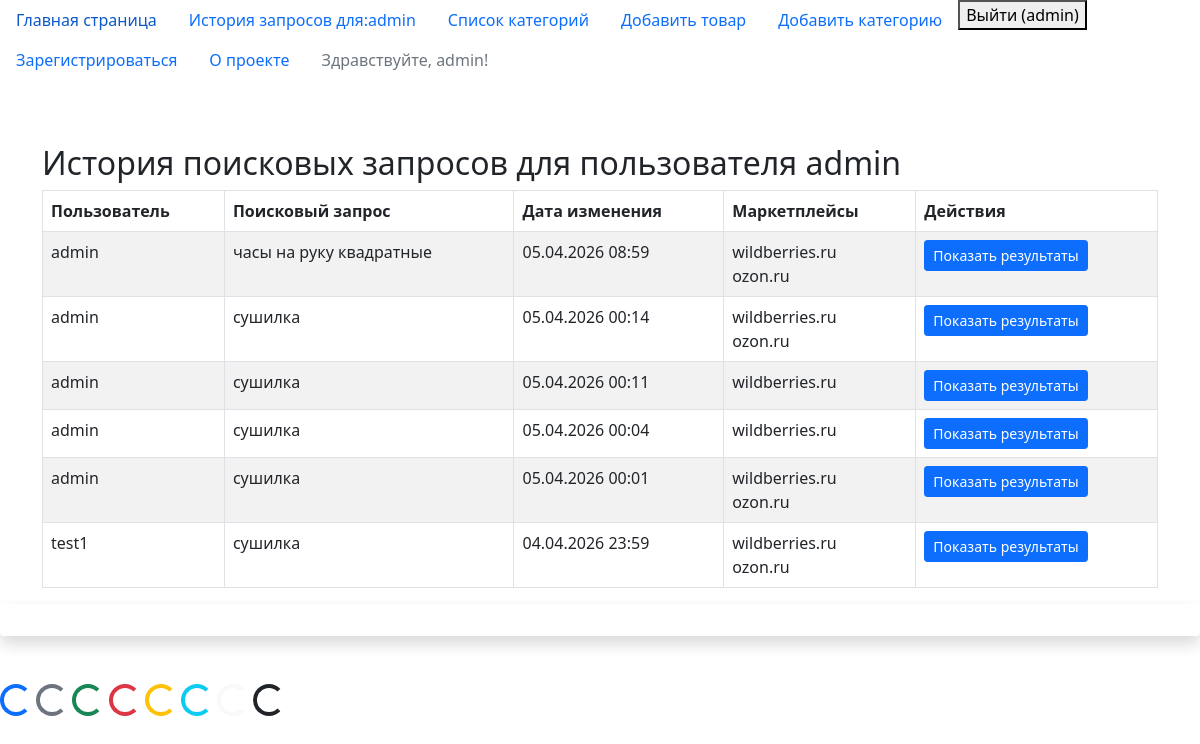
/query_list/ (signed in), run on an earlier commit of the app's database.
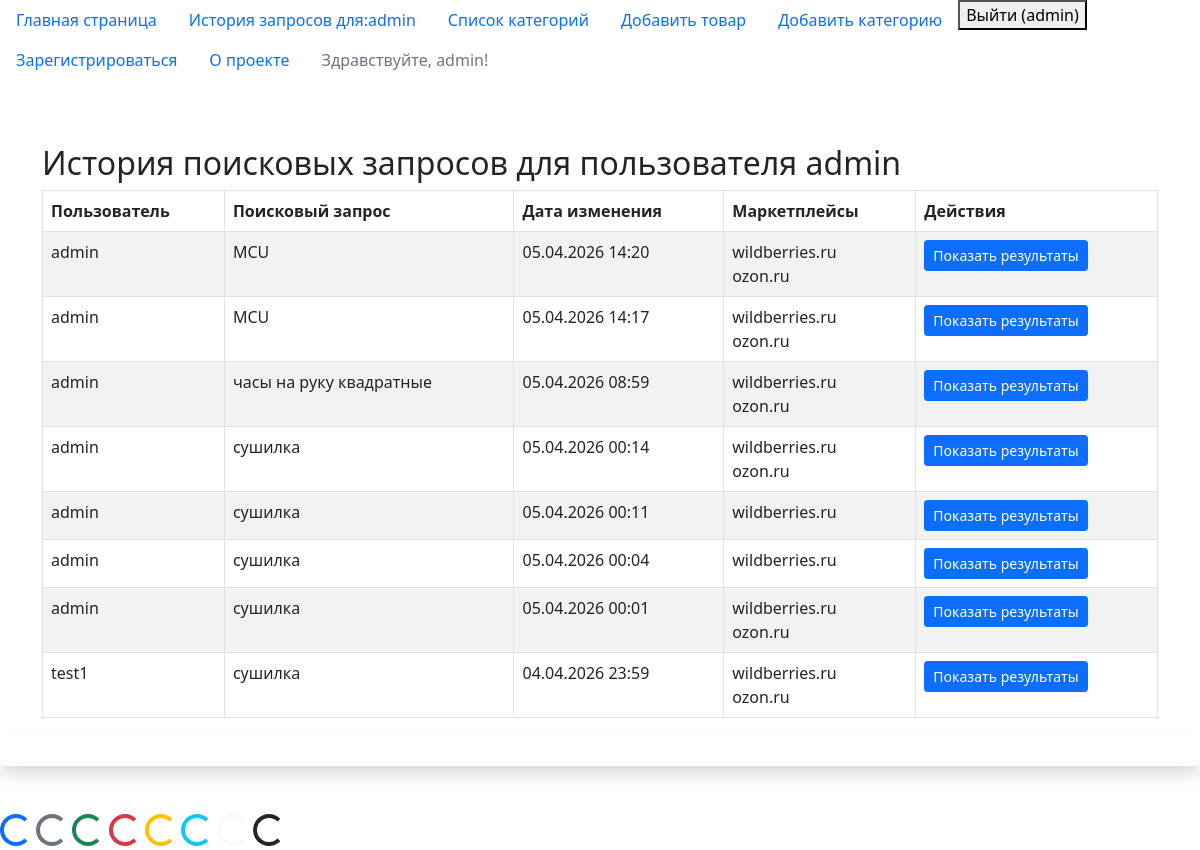
And on a later commit of the database.
### custom_user_app/models/CustomUser.py (models this page shows, shortened)
class CustomUser(AbstractUser):
    username = models.CharField(
        max_length=70,
        unique=True,
        verbose_name="Имя пользователя.",
    )
    email = models.EmailField(unique=True, verbose_name="Электронная почта")
    created_at = models.DateTimeField(
        auto_now_add=True, verbose_name="Создано"
    )
    updated_at = models.DateTimeField(auto_now=True, verbose_name="Изменено")
    USERNAME_FIELD = "username"
    REQUIRED_FIELDS = ["email"]
    objects = CustomUserManager()

### web_scraping/models/searchers.py (models this page shows)
class Searchers(BaseModel):
    user = models.ForeignKey(
        CustomUser,
        on_delete=models.CASCADE,
        verbose_name="Пользователь",
    )
    query = models.CharField(
        max_length=100,
        verbose_name="Поисковый запрос",
        validators=[MinLengthValidator(2)],
    )
    products = models.ManyToManyField(
        Product,
        related_name="searches",
        verbose_name="Найденные товары",
    )
    marketplaces = models.ManyToManyField(
        Marketplace,
        related_name="searches",
        verbose_name="Маркетплейсы для поиска",
    )

### web_scraping/models/marketplace.py (models this page shows, shortened)
class Marketplace(BaseModel):
    name = models.CharField(
        max_length=100,
        verbose_name="Название маркетплейса",
    )
    base_url = models.URLField(verbose_name="Базовый URL")
    class Meta:
        verbose_name = "Маркетплейс"
        verbose_name_plural = "Маркетплейсы"

### web_scraping/views/query_list.py (the view, shortened to what this page needs)
# urls.py: path("query_list/", query_list, name="query_list"),
@login_required(login_url="login")
def query_list(request):
    if request.user.is_superuser:
        searchers = Searchers.objects.all().order_by("-id")
    else:
        searchers = Searchers.objects.filter(user=request.user).order_by("-id")
    marketplaces = Marketplace.objects.all()
    context = {
        "marketplaces": marketplaces,
        "searchers": searchers,
        "current_user": request.user
    }
    return render(
        request,
        "web_scarping/search_list.html",
        context=context,
    )

### web_scraping/templates/web_scarping/search_list.html (shortened to what this page needs)
{% extends 'web_scarping/base.html' %}
{% block body %}
<div class="container mt-5">
    <h2>История поисковых запросов для пользователя {{ user.username }}</h2>
    <div class="row">
        <div class="col-md-12">
            <table class="table table-striped table-bordered">
                <thead>
                    <tr>
                        <th>Пользователь</th>
                        <th>Поисковый запрос</th>
                        <th>Дата изменения</th>
                        <th>Маркетплейсы</th>
                        <th>Действия</th>
                    </tr>
                </thead>
                <tbody>
                    {% for search in searchers %}
                    <tr>
                        <td>{{ search.user.username }}</td>
                        <td>{{ search.query }}</td>
                        <td>{{ search.updated_at|date:"d.m.Y H:i" }}</td>
                        <td>
                            {% for marketplace in search.marketplaces.all %}
                                {{ marketplace.name }}<br>
                            {% empty %}
                                Маркетплейсы не выбраны
                            {% endfor %}
                        </td>
                        <td>
                            <a href="{% url 'query_result' search.id %}"
                               class="btn btn-primary btn-sm">
                                 Показать результаты
                            </a>
                        </td>
                    </tr>
                    {% empty %}
                    <tr>
                        <td colspan="5" class="text-center">
                            Записей не найдено
                        </td>
                    </tr>
                    {% endfor %}
                </tbody>
            </table>
        </div>
    </div>
</div>
{% endblock %}

### web_scraping/templates/web_scarping/base.html (shortened to what this page needs)
<!DOCTYPE html>
<html lang="ru">
<head>
    <link href="https://cdn.jsdelivr.net/npm/bootstrap@5.0.2/dist/css/bootstrap.min.css"
          rel="stylesheet"
>
    <nav>
        <ul class="nav">
            <li class="nav-item">
                <a class="nav-link active" aria-current="page" href="{% url 'index' %}">Главная страница</a>
            </li>
            <li class="nav-item">
                <a class="nav-link" method="post" href="{% url 'query_list' %}">История запросов для:{{ user.username }}</a>
            </li>
            <li class="nav-item">
                <a class="nav-link" >Список категорий</a>
            </li>
            <li class="nav-item">
                <a class="nav-link" >Добавить товар</a>
            </li>
            <li class="nav-item">
                <a class="nav-link" >Добавить категорию</a>
            </li>
            <li class="nav-item">
                {% if user.is_authenticated %}
                    <form method="post" action="{% url 'logout' %}">
                        <button type="submit" >Выйти ({{ user.username }})</button>
                    </form>
                {% else %}
                    <a class="nav-link" href="{% url 'login' %}" >Авторизоваться</a>
                {% endif %}
            </li>
            <li class="nav-item">
                <a class="nav-link" href="{% url 'register' %}">Зарегистрироваться</a>
            </li>
            <li class="nav-item">
                <a class="nav-link" href="{% url 'about' %}">О проекте</a>
            </li>
            <li class="nav-item">
                {% if user.email %}
                    <a class="nav-link disabled">Здравствуйте, {{ user.username }}!</a>
                {% else %}
                    <a class="nav-link disabled">Добро пожаловать, советую авторизоваться!</a>
                {% endif %}
                <a class="nav-link disabled" aria-disabled="true"></a>
            </li>
        </ul>
    </nav>
</head>
<body>
      {% block body %}
      {% endblock %}
</body>
{% block footer %}
    <footer>
        <p class="shadow p-3 mb-5 bg-body-tertiary rounded">
        <div class="spinner-border text-primary" role="status">
        </div>
        <div class="spinner-border text-secondary" role="status">
        </div>
        <div class="spinner-border text-success" role="status">
        </div>
        <div class="spinner-border text-danger" role="status">
        </div>
        <div class="spinner-border text-warning" role="status">
        </div>
        <div class="spinner-border text-info" role="status">
        </div>
        <div class="spinner-border text-light" role="status">
        </div>
        <div class="spinner-border text-dark" role="status">
        </div>
    </footer>
{% endblock %}
</html>

What changed in the data, as far as the page shows it:
added Searchers: user.username "admin", query "MCU", updated_at "05.04.2026 14:20", Marketplace (name "wildberries.ru"), Marketplace (name "ozon.ru")
added Searchers: user.username "admin", query "MCU", updated_at "05.04.2026 14:17", Marketplace (name "wildberries.ru"), Marketplace (name "ozon.ru")
